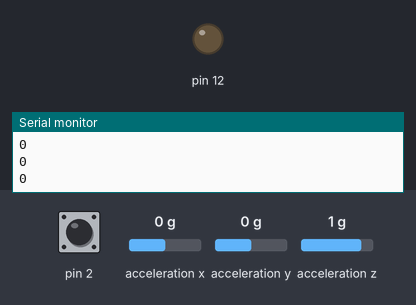
A sketch run on a simulated Arduino Uno, built with avr-gcc and run on an emulated ATmega328P. On the bench: output pins drawn as LEDs (lit = HIGH), the last lines printed to the serial monitor. Wiring (inferred from the names in the program): ADXL345 accelerometer at I2C address 0x53. Dashed ring = blinking. The inputs (shaded band) are chosen by the test bench; at power-on: pin 2 LOW, acceleration x 0 g, acceleration y 0 g, acceleration z 1 g.

Above: at 1.5 s.
1.6 s: pin 2 driven HIGH
At 2.3 s:
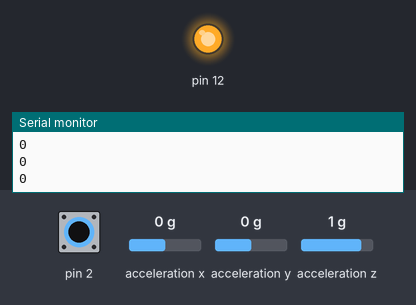
3.1 s: pin 2 pulsed LOW 5 times (0.12 s each, 0.3 s apart)
At 3.69 s:
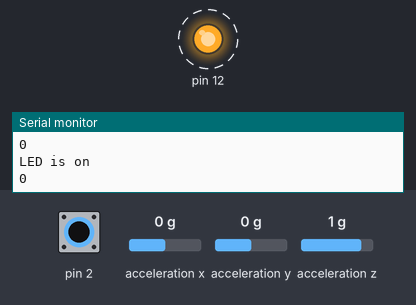
Timing chart, 0 to 6.1 s (numbered marks = the images above; inputs shaded):
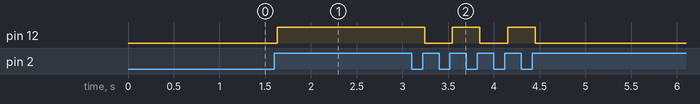

Measured:
- after the input at 1.6 s, pin 12: LOW → HIGH at once
- after the input at 3.1 s, pin 12: alternates HIGH for 0.30 s and LOW for 0.30 s, 5 changes in all, then stays LOW, starting after 0.14 s

The sketch:

ADXL_BT.ino
```cpp
// (licence header left out)
#include <Wire.h>
#include <ADXL345.h>

// ADXL345 I2C address is 0x53(83)
#define Addr 0x53
ADXL345 adxl;

byte buff[6];

long int timer = 0;
int lastValue = 0;

void setup()
{
  Serial.begin(9600);
  pinMode(2, INPUT);
  pinMode(12, OUTPUT);
  pinMode(A4, INPUT);
  digitalWrite(12,LOW);


  //Terminate former I2C communication
  Wire.end();
  // Initialise I2C communication as MASTER
  Wire.begin();
  // Start I2C Transmission
  Wire.beginTransmission(Addr);
  // Select bandwidth rate register
  Wire.write(0x2C);
  // Normal mode, Output data rate = 100 Hz
  Wire.write(0x0A);
  // Select power control register
  Wire.write(0x2D);
  // Auto-sleep disable
  Wire.write(0x08);
  // Select data format register
  Wire.write(0x31);
  // Self test disabled, 4-wire interface, Full resolution, Range = +/-2g
  Wire.write(0x08);
  // Stop I2C transmission
  Wire.endTransmission();

  adxl.setRangeSetting(2);
  adxl.setRate(3200);

  delay(300);
}

void loop()
{
  ledOnOff();


  unsigned int data[2];

  for(int i = 0; i < 2; i++)
  {
    // Start I2C Transmission
    Wire.beginTransmission(Addr);
    // Select data register
    Wire.write((52 + i));
    // Stop I2C transmission
    Wire.endTransmission();

    // Request 1 byte of data
    Wire.requestFrom(Addr, 1);

    // Read 6 bytes of data
    // xAccl lsb, xAccl msb, yAccl lsb, yAccl msb, zAccl lsb, zAccl msb
    if(Wire.available() == 1)
      data[i] = Wire.read();
  }
  //int yAccl = (((int)data[1]) << 8 ) | data[0];

  // Convert the data to 10-bits
  int yAccl = (((data[1] & 0x03) * 256) + data[0]);
  if(yAccl > 511)
    yAccl -= 1024;
  /*
  if (timer < 10)
    Serial.print("0");
  if (timer < 100)
    Serial.print("0");
  if (timer < 1000)
    Serial.print("0");
  if (timer < 10000)
    Serial.print("0");
  Serial.print(timer++);

  if (yAccl >= 0)
    Serial.print("+");
  else {
    Serial.print("-");
    yAccl = yAccl * -1;
  }
  if (abs(yAccl) < 10)
    Serial.print("0");
  if (abs(yAccl) < 100)
    Serial.print("0");
    */

  Serial.println(yAccl);
  delay(50);
}

void ledOnOff() {
  char BTVal;

  if(Serial.available())
    BTVal=Serial.read();

  if ((digitalRead(2) == HIGH) || (BTVal == 'o')) {
    if ((lastValue == 1)) {
      digitalWrite(12, LOW);
      Serial.println("LED is off");
      lastValue = 3;
    }
    else if ((lastValue == 0)) {
      digitalWrite(12, HIGH);
      Serial.println("LED is on");
      lastValue = 2;
    }
    delay(100);
  }

  if ((digitalRead(2) == LOW)) {
    if (lastValue == 2)
      lastValue = 1;

    else if ((lastValue == 3))
      lastValue = 0;
  }
}

void StartAcel() {
  //Terminate former I2C communication
  Wire.end();
  // Initialise I2C communication as MASTER
  Wire.begin();
  // Start I2C Transmission
  Wire.beginTransmission(Addr);
  // Select bandwidth rate register
  Wire.write(0x2C);
  // Normal mode, Output data rate = 100 Hz
  Wire.write(0x0A);
  // Select power control register
  Wire.write(0x2D);
  // Auto-sleep disable
  Wire.write(0x08);
  // Select data format register
  Wire.write(0x31);
  // Self test disabled, 4-wire interface, Full resolution, Range = +/-2g
  Wire.write(0x08);
  // Stop I2C transmission
  Wire.endTransmission();
  delay(300);
}

void dadosAceler () {
  unsigned int data[6];

  for(int i = 0; i < 6; i++)
  {
    // Start I2C Transmission
    Wire.beginTransmission(Addr);
    // Select data register
    Wire.write((50 + i));
    // Stop I2C transmission
    Wire.endTransmission();

    // Request 1 byte of data
    Wire.requestFrom(Addr, 1);

    // Read 6 bytes of data
    // xAccl lsb, xAccl msb, yAccl lsb, yAccl msb, zAccl lsb, zAccl msb
    if(Wire.available() == 1)
    {
      data[i] = Wire.read();
    }
  }

  // Convert the data to 10-bits
  int xAccl = (((data[1] & 0x03) * 256) + data[0]);
  if(xAccl > 511)
  {
    xAccl -= 1024;
  }
  int yAccl = (((data[3] & 0x03) * 256) + data[2]);
  if(yAccl > 511)
  {
    yAccl -= 1024;
  }
  int zAccl = (((data[5] & 0x03) * 256) + data[4]);
  if(zAccl > 511)
  {
    zAccl -= 1024;
  }

 if (yAccl >= 0)
    Serial.print("+");
  if (yAccl == 0)
    Serial.print("00");
  else if (yAccl > 0 && yAccl < 10)
    Serial.print("00");
  else if (yAccl >= 10 && yAccl < 100)
    Serial.print("0");
  else if (yAccl < 0 && yAccl > -10)
    Serial.print("-00");
  else if (yAccl <= -10 && yAccl > -100)
    Serial.print("-0");
  if (yAccl < 0 && yAccl > -100)
    yAccl = yAccl * -1;
  Serial.print(yAccl);

  Serial.println("");
  delay(50);
}

void Time () {
  if (timer < 10)
    Serial.print("0000");
  else if (timer < 100)
    Serial.print("000");
  else if (timer < 1000)
    Serial.print("00");
  else if (timer < 10000)
    Serial.print("0");
  Serial.print(timer);
  timer++;
}
```
